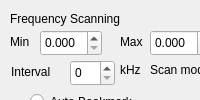
  <widget class="QDockWidget" name="freqScan">
   <property name="minimumSize">
    <size>
     <width>200</width>
     <height>100</height>
    </size>
   </property>
   <property name="maximumSize">
    <size>
     <width>320</width>
     <height>200</height>
    </size>
   </property>
   <property name="allowedAreas">
    <set>Qt::RightDockWidgetArea</set>
   </property>
   <attribute name="dockWidgetArea">
    <number>2</number>
   </attribute>
   <widget class="QWidget" name="dockWidgetContents_2">
    <property name="maximumSize">
     <size>
      <width>16777215</width>
      <height>200</height>
     </size>
    </property>
    <widget class="QLabel" name="label_55">
     <property name="geometry">
      <rect>
       <x>10</x>
       <y>10</y>
       <width>121</width>
       <height>17</height>
      </rect>
     </property>
     <property name="text">
      <string>Frequency Scanning</string>
     </property>
    </widget>
    <widget class="QDoubleSpinBox" name="doubleSpinBox">
     <property name="geometry">
      <rect>
       <x>40</x>
       <y>30</y>
       <width>62</width>
       <height>26</height>
      </rect>
     </property>
     <property name="decimals">
      <number>3</number>
     </property>
     <property name="maximum">
      <double>999999999.998999953269958</double>
     </property>
     <property name="singleStep">
      <double>0.001000000000000</double>
     </property>
    </widget>
    <widget class="QDoubleSpinBox" name="doubleSpinBox_2">
     <property name="geometry">
      <rect>
       <x>150</x>
       <y>30</y>
       <width>62</width>
       <height>26</height>
      </rect>
     </property>
     <property name="wrapping">
      <bool>true</bool>
     </property>
     <property name="decimals">
      <number>3</number>
     </property>
     <property name="maximum">
      <double>999999999.998999953269958</double>
     </property>
     <property name="singleStep">
      <double>0.001000000000000</double>
     </property>
    </widget>
    <widget class="QLabel" name="label_10">
     <property name="geometry">
      <rect>
       <x>10</x>
       <y>34</y>
       <width>31</width>
       <height>16</height>
      </rect>
     </property>
     <property name="text">
      <string>Min</string>
     </property>
    </widget>
    <widget class="QLabel" name="label_11">
     <property name="geometry">
      <rect>
       <x>120</x>
       <y>34</y>
       <width>31</width>
       <height>16</height>
      </rect>
     </property>
     <property name="text">
      <string>Max</string>
     </property>
    </widget>
    <widget class="QSpinBox" name="spinBox">
     <property name="geometry">
      <rect>
       <x>70</x>
       <y>60</y>
       <width>45</width>
       <height>26</height>
      </rect>
     </property>
    </widget>
    <widget class="QLabel" name="label_12">
     <property name="geometry">
      <rect>
       <x>11</x>
       <y>64</y>
       <width>51</width>
       <height>16</height>
      </rect>
     </property>
     <property name="text">
      <string>Interval</string>
     </property>
    </widget>
    <widget class="QLabel" name="label_13">
     <property name="geometry">
      <rect>
       <x>120</x>
       <y>62</y>
       <width>31</width>
       <height>16</height>
      </rect>
     </property>
     <property name="text">
      <string>kHz</string>
     </property>
    </widget>
    <widget class="QLabel" name="label_14">
     <property name="geometry">
      <rect>
       <x>220</x>
       <y>33</y>
       <width>31</width>
       <height>16</height>
      </rect>
     </property>
     <property name="text">
      <string>kHz</string>
     </property>
    </widget>
    <widget class="QComboBox" name="comboBox">
     <property name="geometry">
      <rect>
       <x>220</x>
       <y>60</y>
       <width>81</width>
       <height>21</height>
      </rect>
     </property>
     <property name="palette">
      <palette>
       <active>
        <colorrole role="WindowText">
         <brush brushstyle="SolidPattern">
          <color alpha="255">
           <red>0</red>
           <green>0</green>
           <blue>0</blue>
          </color>
         </brush>
        </colorrole>
        <colorrole role="Button">
         <brush brushstyle="SolidPattern">
          <color alpha="255">
           <red>138</red>
           <green>226</green>
           <blue>52</blue>
          </color>
         </brush>
        </colorrole>
        <colorrole role="Light">
         <brush brushstyle="SolidPattern">
          <color alpha="255">
           <red>198</red>
           <green>255</green>
           <blue>143</blue>
          </color>
         </brush>
        </colorrole>
        <colorrole role="Midlight">
         <brush brushstyle="SolidPattern">
          <color alpha="255">
           <red>168</red>
           <green>240</green>
           <blue>97</blue>
          </color>
         </brush>
        </colorrole>
        <colorrole role="Dark">
         <brush brushstyle="SolidPattern">
          <color alpha="255">
           <red>69</red>
           <green>113</green>
           <blue>26</blue>
          </color>
         </brush>
        </colorrole>
        <colorrole role="Mid">
         <brush brushstyle="SolidPattern">
          <color alpha="255">
           <red>92</red>
           <green>151</green>
           <blue>34</blue>
          </color>
         </brush>
        </colorrole>
        <colorrole role="Text">
         <brush brushstyle="SolidPattern">
          <color alpha="255">
           <red>0</red>
           <green>0</green>
           <blue>0</blue>
          </color>
         </brush>
        </colorrole>
        <colorrole role="BrightText">
         <brush brushstyle="SolidPattern">
          <color alpha="255">
           <red>255</red>
           <green>255</green>
           <blue>255</blue>
          </color>
         </brush>
        </colorrole>
        <colorrole role="ButtonText">
         <brush brushstyle="SolidPattern">
          <color alpha="255">
           <red>0</red>
           <green>0</green>
           <blue>0</blue>
          </color>
         </brush>
        </colorrole>
        <colorrole role="Base">
         <brush brushstyle="SolidPattern">
          <color alpha="255">
           <red>255</red>
           <green>255</green>
           <blue>255</blue>
          </color>
         </brush>
        </colorrole>
        <colorrole role="Window">
         <brush brushstyle="SolidPattern">
          <color alpha="255">
           <red>138</red>
           <green>226</green>
           <blue>52</blue>
          </color>
         </brush>
        </colorrole>
        <colorrole role="Shadow">
         <brush brushstyle="SolidPattern">
          <color alpha="255">
           <red>0</red>
           <green>0</green>
           <blue>0</blue>
          </color>
         </brush>
        </colorrole>
        <colorrole role="AlternateBase">
         <brush brushstyle="SolidPattern">
          <color alpha="255">
           <red>196</red>
           <green>240</green>
           <blue>153</blue>
          </color>
         </brush>
        </colorrole>
        <colorrole role="ToolTipBase">
         <brush brushstyle="SolidPattern">
          <color alpha="255">
           <red>255</red>
           <green>255</green>
           <blue>220</blue>
          </color>
         </brush>
        </colorrole>
        <colorrole role="ToolTipText">
         <brush brushstyle="SolidPattern">
          <color alpha="255">
           <red>0</red>
           <green>0</green>
           <blue>0</blue>
          </color>
         </brush>
        </colorrole>
       </active>
       <inactive>
        <colorrole role="WindowText">
         <brush brushstyle="SolidPattern">
          <color alpha="255">
           <red>0</red>
           <green>0</green>
           <blue>0</blue>
          </color>
         </brush>
        </colorrole>
        <colorrole role="Button">
         <brush brushstyle="SolidPattern">
          <color alpha="255">
           <red>138</red>
           <green>226</green>
           <blue>52</blue>
          </color>
         </brush>
        </colorrole>
        <colorrole role="Light">
         <brush brushstyle="SolidPattern">
          <color alpha="255">
           <red>198</red>
           <green>255</green>
           <blue>143</blue>
          </color>
         </brush>
        </colorrole>
        <colorrole role="Midlight">
         <brush brushstyle="SolidPattern">
          <color alpha="255">
           <red>168</red>
           <green>240</green>
           <blue>97</blue>
          </color>
         </brush>
        </colorrole>
        <colorrole role="Dark">
         <brush brushstyle="SolidPattern">
          <color alpha="255">
           <red>69</red>
           <green>113</green>
           <blue>26</blue>
          </color>
         </brush>
        </colorrole>
        <colorrole role="Mid">
         <brush brushstyle="SolidPattern">
          <color alpha="255">
           <red>92</red>
           <green>151</green>
           <blue>34</blue>
          </color>
         </brush>
        </colorrole>
        <colorrole role="Text">
         <brush brushstyle="SolidPattern">
          <color alpha="255">
           <red>0</red>
           <green>0</green>
           <blue>0</blue>
          </color>
         </brush>
        </colorrole>
        <colorrole role="BrightText">
         <brush brushstyle="SolidPattern">
          <color alpha="255">
           <red>255</red>
           <green>255</green>
           <blue>255</blue>
          </color>
         </brush>
        </colorrole>
        <colorrole role="ButtonText">
         <brush brushstyle="SolidPattern">
          <color alpha="255">
           <red>0</red>
           <green>0</green>
           <blue>0</blue>
          </color>
         </brush>
        </colorrole>
        <colorrole role="Base">
         <brush brushstyle="SolidPattern">
          <color alpha="255">
           <red>255</red>
           <green>255</green>
           <blue>255</blue>
          </color>
         </brush>
        </colorrole>
        <colorrole role="Window">
         <brush brushstyle="SolidPattern">
          <color alpha="255">
           <red>138</red>
           <green>226</green>
           <blue>52</blue>
          </color>
         </brush>
        </colorrole>
        <colorrole role="Shadow">
         <brush brushstyle="SolidPattern">
          <color alpha="255">
           <red>0</red>
           <green>0</green>
           <blue>0</blue>
          </color>
         </brush>
        </colorrole>
        <colorrole role="AlternateBase">
         <brush brushstyle="SolidPattern">
          <color alpha="255">
           <red>196</red>
           <green>240</green>
           <blue>153</blue>
          </color>
         </brush>
        </colorrole>
        <colorrole role="ToolTipBase">
         <brush brushstyle="SolidPattern">
          <color alpha="255">
           <red>255</red>
           <green>255</green>
           <blue>220</blue>
          </color>
         </brush>
        </colorrole>
        <colorrole role="ToolTipText">
         <brush brushstyle="SolidPattern">
          <color alpha="255">
           <red>0</red>
           <green>0</green>
           <blue>0</blue>
          </color>
         </brush>
        </colorrole>
       </inactive>
       <disabled>
        <colorrole role="WindowText">
         <brush brushstyle="SolidPattern">
          <color alpha="255">
           <red>69</red>
           <green>113</green>
           <blue>26</blue>
          </color>
         </brush>
        </colorrole>
        <colorrole role="Button">
         <brush brushstyle="SolidPattern">
          <color alpha="255">
           <red>138</red>
           <green>226</green>
           <blue>52</blue>
          </color>
         </brush>
        </colorrole>
        <colorrole role="Light">
         <brush brushstyle="SolidPattern">
          <color alpha="255">
           <red>198</red>
           <green>255</green>
           <blue>143</blue>
          </color>
         </brush>
        </colorrole>
        <colorrole role="Midlight">
         <brush brushstyle="SolidPattern">
          <color alpha="255">
           <red>168</red>
           <green>240</green>
           <blue>97</blue>
          </color>
         </brush>
        </colorrole>
        <colorrole role="Dark">
         <brush brushstyle="SolidPattern">
          <color alpha="255">
           <red>69</red>
           <green>113</green>
           <blue>26</blue>
          </color>
         </brush>
        </colorrole>
        <colorrole role="Mid">
         <brush brushstyle="SolidPattern">
          <color alpha="255">
           <red>92</red>
           <green>151</green>
           <blue>34</blue>
          </color>
         </brush>
        </colorrole>
        <colorrole role="Text">
         <brush brushstyle="SolidPattern">
          <color alpha="255">
           <red>69</red>
           <green>113</green>
           <blue>26</blue>
          </color>
         </brush>
        </colorrole>
        <colorrole role="BrightText">
         <brush brushstyle="SolidPattern">
          <color alpha="255">
           <red>255</red>
           <green>255</green>
           <blue>255</blue>
          </color>
         </brush>
        </colorrole>
        <colorrole role="ButtonText">
         <brush brushstyle="SolidPattern">
          <color alpha="255">
           <red>69</red>
           <green>113</green>
           <blue>26</blue>
          </color>
         </brush>
        </colorrole>
        <colorrole role="Base">
         <brush brushstyle="SolidPattern">
          <color alpha="255">
           <red>138</red>
           <green>226</green>
           <blue>52</blue>
          </color>
         </brush>
        </colorrole>
        <colorrole role="Window">
         <brush brushstyle="SolidPattern">
          <color alpha="255">
           <red>138</red>
           <green>226</green>
           <blue>52</blue>
          </color>
         </brush>
        </colorrole>
        <colorrole role="Shadow">
         <brush brushstyle="SolidPattern">
          <color alpha="255">
           <red>0</red>
           <green>0</green>
           <blue>0</blue>
          </color>
         </brush>
        </colorrole>
        <colorrole role="AlternateBase">
         <brush brushstyle="SolidPattern">
          <color alpha="255">
           <red>138</red>
           <green>226</green>
           <blue>52</blue>
          </color>
         </brush>
        </colorrole>
        <colorrole role="ToolTipBase">
         <brush brushstyle="SolidPattern">
          <color alpha="255">
           <red>255</red>
           <green>255</green>
           <blue>220</blue>
          </color>
         </brush>
        </colorrole>
        <colorrole role="ToolTipText">
         <brush brushstyle="SolidPattern">
          <color alpha="255">
           <red>0</red>
           <green>0</green>
           <blue>0</blue>
          </color>
         </brush>
        </colorrole>
       </disabled>
      </palette>
     </property>
     <property name="focusPolicy">
      <enum>Qt::TabFocus</enum>
     </property>
     <property name="editable">
      <bool>false</bool>
     </property>
    </widget>
    <widget class="QLabel" name="label_15">
     <property name="geometry">
      <rect>
       <x>150</x>
       <y>62</y>
       <width>71</width>
       <height>16</height>
      </rect>
     </property>
     <property name="text">
      <string>Scan mode</string>
     </property>
    </widget>
    <widget class="QRadioButton" name="radioButton">
     <property name="geometry">
      <rect>
       <x>30</x>
       <y>90</y>
       <width>131</width>
       <height>23</height>
      </rect>
     </property>
     <property name="text">
      <string>Auto Bookmark</string>
     </property>
    </widget>
    <widget class="QPushButton" name="pushButton_6">
     <property name="geometry">
      <rect>
       <x>240</x>
       <y>90</y>
       <width>80</width>
       <height>25</height>
      </rect>
     </property>
     <property name="text">
      <string>Start</string>
     </property>
    </widget>
    <widget class="Line" name="line_3">
     <property name="geometry">
      <rect>
       <x>0</x>
       <y>106</y>
       <width>311</width>
       <height>41</height>
      </rect>
     </property>
     <property name="orientation">
      <enum>Qt::Horizontal</enum>
     </property>
    </widget>
   </widget>
  </widget>
